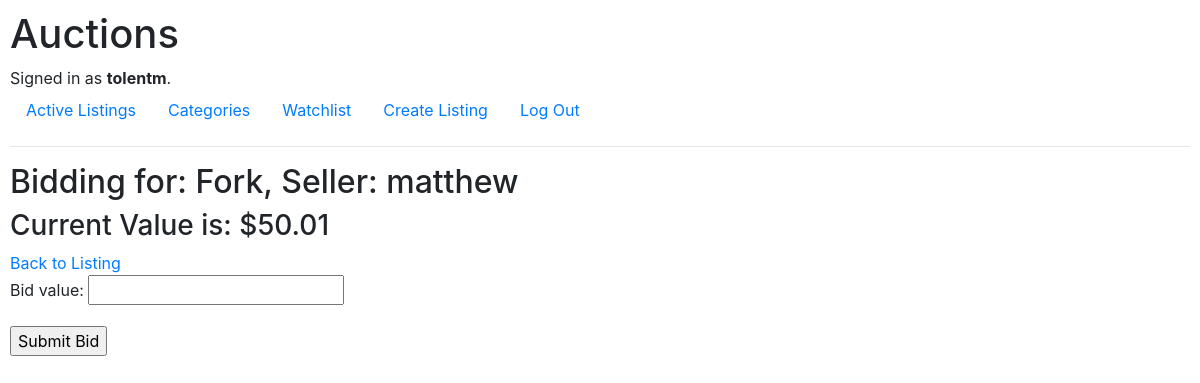
Page /bidding/2/ (signed in) on the committed database.
### auctions/models.py (models this page shows, shortened)
class User(AbstractUser):
    pass

class Listing(models.Model):
    user = models.ForeignKey(User, on_delete=models.CASCADE, null=True)
    category = models.ForeignKey(Category, on_delete=models.SET_NULL, null=True, blank=True)
    title = models.CharField(max_length=64)
    description = models.CharField(max_length=64, null=True, blank=True)
    current_bid_value = models.DecimalField(null=True, decimal_places=2, max_digits=7)
    image = models.ImageField(null=True, blank=True, upload_to='images/')
    created = models.DateTimeField(auto_now_add=True)
    updated = models.DateTimeField(auto_now=True)
    class Meta:
        ordering = ['-updated','-created']

### auctions/views.py (the view)
# urls.py: path("bidding/<str:pk>/", views.bidding, name="bidding"),
@login_required(login_url='login')
def bidding(request, pk):
    submitted = False
    error = False
    listing = Listing.objects.get(id=pk)
    if request.method == "POST":
        form = BiddingForm(request.POST)
        if form.is_valid():
            if float(request.POST["bid_value"]) <= float(listing.current_bid_value):
                return HttpResponseRedirect(f'/bidding/{pk}?error=True')
            else:
                listing.current_bid_value = request.POST["bid_value"]
                listing.save()
                bidding = form.save(commit=False)
                bidding.user = request.user
                bidding.listing = listing
                bidding.save()
                return HttpResponseRedirect(f'/bidding/{pk}?submitted=True')
    else:
        form = BiddingForm()
        if 'submitted' in request.GET:
            submitted = True
        if 'error' in request.GET:
            error = True
    context = {'listing':listing, 'form':form, 'submitted':submitted, 'error': error}
    return render(request, "auctions/bidding_form.html", context)

### auctions/forms.py
class BiddingForm(ModelForm):
    class Meta:
        model  = Bid
        fields = ['bid_value']

### auctions/templates/auctions/bidding_form.html (shortened to what this page needs)
{% extends "auctions/layout.html" %}
{% block body %}
{% if listing.user != request.user%}
    <h2>Bidding for: {{listing.title}}, Seller: {{listing.user}}</h2>
    {% if submitted %}
        Your Bid was Submitted Successfully
        <hr>
        <a href="{% url 'listing' listing.id%}">Back to Listing</a>
    {% else %}
        <h3>Current Value is: ${{listing.current_bid_value}}</h3>
        <a href="{% url 'listing' listing.id%}">Back to Listing</a>
        <form action="" method=POST >
            {{ form.as_p }}
            <input type="submit" value="Submit Bid">
        </form>
    {% endif %}
{% else %}
<h2>Cannot make a bid on an item that you are selling</h2>
<a href="{% url 'listing' listing.id%}">Back to Listing</a>
{% endif %}
{% endblock %}

### auctions/templates/auctions/layout.html (shortened to what this page needs)
{% load static %}
<!DOCTYPE html>
<html lang="en">
    <head>
        <link rel="stylesheet" href="https://stackpath.bootstrapcdn.com/bootstrap/4.4.1/css/bootstrap.min.css">
        <link href="{% static 'auctions/styles.css' %}" rel="stylesheet">
    </head>
    <body>
        <h1>Auctions</h1>
        <div>
            {% if user.is_authenticated %}
                Signed in as <strong>{{ user.username }}</strong>.
            {% else %}
                Not signed in.
            {% endif %}
        </div>
        <ul class="nav">
            <li class="nav-item">
                <a class="nav-link" href="{% url 'index' %}">Active Listings</a>
            </li>
            <li class="nav-item">
                <a class="nav-link" href="{% url 'categories' %}">Categories</a>
            </li>
            {% if user.is_authenticated %}
                <li class="nav-item">
                    <a class="nav-link" href="{% url 'watchlist'%}">Watchlist</a>
                </li>
                <li class="nav-item">
                    <a class="nav-link" href="{% url 'create-listing'%}">Create Listing</a>
                </li>
                <li class="nav-item">
                    <a class="nav-link" href="{% url 'logout' %}">Log Out</a>
                </li>
            {% endif %}
        </ul>
        <hr>
        {% block body %}
        {% endblock %}
    </body>
</html>

### auctions/static/auctions/styles.css (style rules this page uses)
body { padding: 10px; }

### rows in the picture
User: username "tolentm"
Listing: title "Fork", user "matthew", current_bid_value "50.01"
